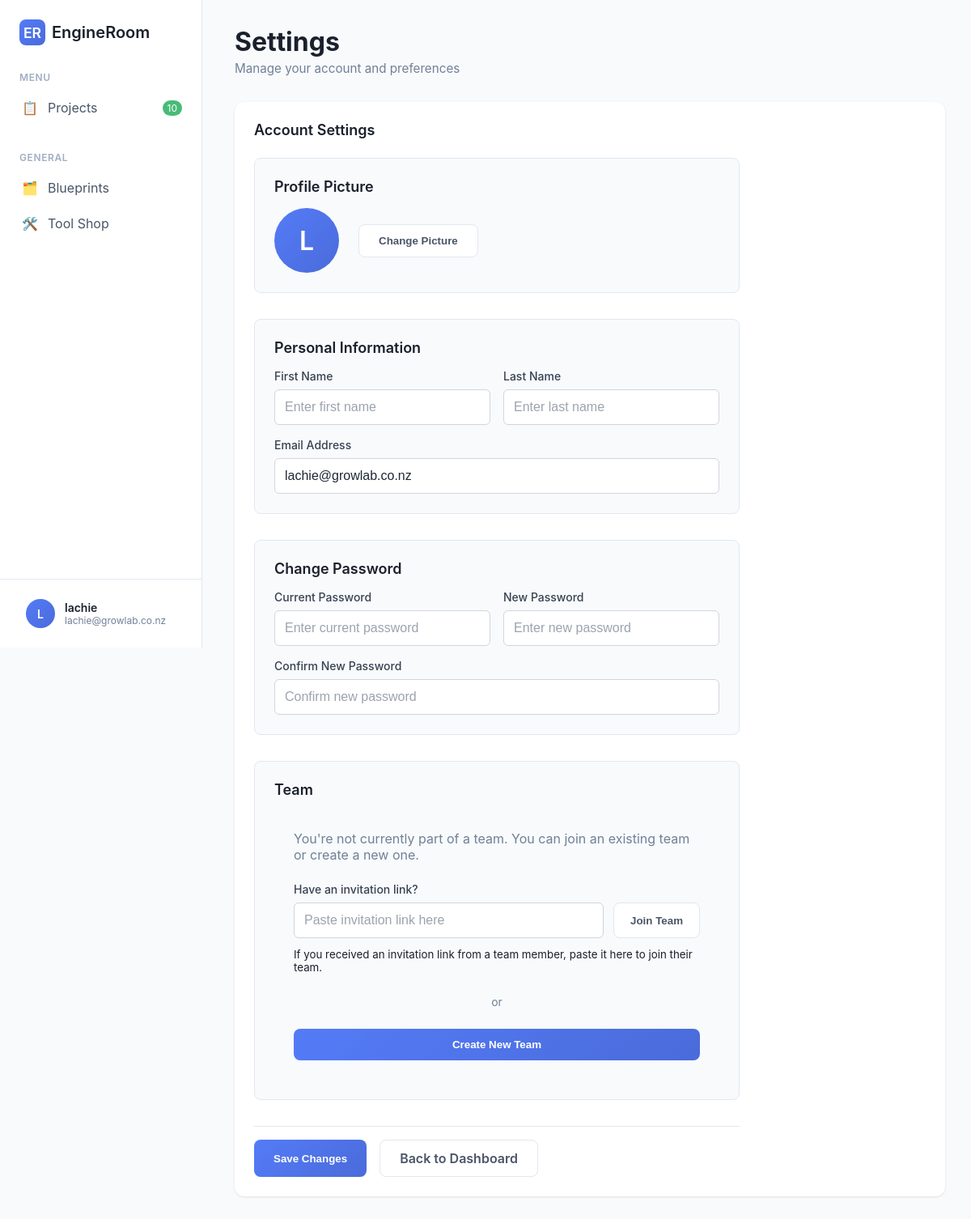
/dashboard-settings (signed in), run on the app's committed database.
### tables this page shows
CREATE TABLE users (
                        id INTEGER PRIMARY KEY AUTOINCREMENT,
                        username TEXT UNIQUE NOT NULL,
                        password_hash TEXT NOT NULL,
                        email TEXT,
                        created_at DATETIME DEFAULT CURRENT_TIMESTAMP,
                        last_login DATETIME
                    , role TEXT DEFAULT "member");

### routes/auth_routes.py (the view)
    def handle_dashboard_settings(self):
        try:
            user_info = session.get('user')
            if not user_info:
                from flask import redirect, url_for
                return redirect(url_for('login'))
            user_profile = self.get_user_profile(user_info['id'])
            if user_profile:
                user_info.update(user_profile)
            return render_template('dashboard-settings.html', user=user_info)
        except Exception as e:
            app_logger.error("Failed to render dashboard settings page", e)
            return "Dashboard settings error", 500

### database.py (called while the page is built, shortened)
    def get_connection(self):
        return self._local.connection

    @contextmanager
    def get_cursor(self):
        conn = self.get_connection()
        cursor = conn.cursor()
        try:
            yield cursor
            conn.commit()
        except Exception as e:
            conn.rollback()
            app_logger.error(f"Database operation failed: {e}")
            raise DatabaseError(f"Database operation failed: {e}")
        finally:
            cursor.close()

### templates/dashboard-settings.html (shortened to what this page needs)
<!DOCTYPE html>
<html lang="en">
<head>
</head>
<body>
    <div class="sidebar">
        <div class="logo">
            <div class="logo-icon">ER</div>
            <span class="logo-text">EngineRoom</span>
        </div>
        <div class="menu-section">
            <div class="menu-title">Menu</div>
            <a href="/dashboard" class="menu-item">
                <div class="icon">📋</div>
                Projects
                <div class="badge" id="projectCounter">0</div>
            </a>
        </div>
        <div class="menu-section">
            <div class="menu-title">General</div>
            <a href="/blueprints" class="menu-item">
                <div class="icon">🗂️</div>
                Blueprints
            </a>
            <a href="/toolshop" class="menu-item">
                <div class="icon">🛠️</div>
                Tool Shop
            </a>
        </div>
        <div class="user-profile">
            <div class="user-dropdown">
                <div class="user-dropdown-toggle" id="userProfileDropdownToggle">
                    <div class="user-avatar" id="sidebarProfilePicture">
                        {% if user.profile_picture %}
                            <img src="{{ user.profile_picture }}" alt="Profile Picture" style="width: 100%; height: 100%; object-fit: cover; border-radius: 50%;">
                        {% else %}
                            {{ user.username[0].upper() if user else 'U' }}
                        {% endif %}
                    </div>
                    <div class="user-info">
                        <div class="user-name">{{ user.first_name if user and user.first_name else user.username if user else 'Guest' }}</div>
                        <div class="user-email">{{ user.email if user and user.email else user.username + '@engineroom.com' if user else 'user@engineroom.com' }}</div>
                    </div>
                </div>
            </div>
        </div>
    </div>
    <div class="main-content">
        <div class="header">
            <div class="header-left">
                <h1>Settings</h1>
                <p>Manage your account and preferences</p>
            </div>
        </div>
        <div class="content-grid">
            <div class="content-card">
                <div class="card-header">
                    <h3 class="card-title">Account Settings</h3>
                </div>
                <div class="settings-content">
                    <form id="settingsForm" class="settings-form">
                        <div class="settings-section">
                            <h4 class="settings-section-title">Profile Picture</h4>
                            <div class="profile-picture-section">
                                <div class="current-avatar">
                                    <div class="user-avatar large" id="currentProfilePicture">
                                        {% if user.profile_picture %}
                                            <img src="{{ user.profile_picture }}" alt="Profile Picture" style="width: 100%; height: 100%; object-fit: cover; border-radius: 50%;">
                                        {% else %}
                                            {{ user.username[0].upper() if user else 'U' }}
                                        {% endif %}
                                    </div>
                                </div>
                                <div class="profile-picture-actions">
                                    <button type="button" class="btn btn-secondary" onclick="document.getElementById('profilePictureInput').click()">
                                        Change Picture
                                    </button>
                                </div>
                            </div>
                        </div>
                        <div class="settings-section">
                            <h4 class="settings-section-title">Personal Information</h4>
                            <div class="form-grid">
                                <div class="form-group">
                                    <label for="firstName">First Name</label>
                                    <input type="text" id="firstName" name="firstName" class="form-input" placeholder="Enter first name">
                                </div>
                                <div class="form-group">
                                    <label for="lastName">Last Name</label>
                                    <input type="text" id="lastName" name="lastName" class="form-input" placeholder="Enter last name">
                                </div>
                                <div class="form-group full-width">
                                    <label for="email">Email Address</label>
                                    <input type="email" id="email" name="email" class="form-input" value="{{ user.email if user and user.email else '' }}" placeholder="Enter email address">
                                </div>
                            </div>
                        </div>
                        <div class="settings-section">
                            <h4 class="settings-section-title">Change Password</h4>
                            <div class="form-grid">
                                <div class="form-group">
                                    <label for="currentPassword">Current Password</label>
                                    <input type="password" id="currentPassword" name="currentPassword" class="form-input" placeholder="Enter current password">
                                </div>
                                <div class="form-group">
                                    <label for="newPassword">New Password</label>
                                    <input type="password" id="newPassword" name="newPassword" class="form-input" placeholder="Enter new password">
                                </div>
                                <div class="form-group full-width">
                                    <label for="confirmPassword">Confirm New Password</label>
                                    <input type="password" id="confirmPassword" name="confirmPassword" class="form-input" placeholder="Confirm new password">
                                </div>
                            </div>
                        </div>
                        <div class="settings-section" id="teamSection">
                            <h4 class="settings-section-title">Team</h4>
                            <div id="teamContent" style="padding: 1.5rem;">
                                <div id="noTeamContent" style="display: none;">
                            <p style="color: #718096; margin-bottom: 1.5rem;">You're not currently part of a team. You can join an existing team or create a new one.</p>
                            <div class="form-group" style="margin-bottom: 1.5rem;">
                                <label for="invitationTokenInput">Have an invitation link?</label>
                                <div style="display: flex; gap: 12px; align-items: stretch; margin-bottom: 12px;">
                                    <input type="text" id="invitationTokenInput" class="form-input" placeholder="Paste invitation link here" style="flex: 1; height: 44px;">
                                    <button type="button" class="btn btn-secondary" onclick="applyInvitationToken()" style="white-space: nowrap; height: 44px; padding: 0 20px;">
                                        Join Team
                                    </button>
                                </div>
                                <small>If you received an invitation link from a team member, paste it here to join their team.</small>
                            </div>
                            <div style="text-align: center; margin: 1.5rem 0;">
                                <span style="color: #718096; font-size: 0.875rem;">or</span>
                            </div>
                            <div style="text-align: center;">
                                <button type="button" class="btn btn-primary" onclick="showCreateTeamModal()" style="width: 100%; display: flex; align-items: center; justify-content: center;">
                                    Create New Team
                                </button>
                            </div>
                        </div>
                            </div>
                        </div>
                        <div class="settings-actions">
                            <button type="submit" class="btn btn-primary">Save Changes</button>
                            <a href="/dashboard" class="btn btn-secondary">Back to Dashboard</a>
                        </div>
                    </form>
                </div>
            </div>
        </div>
    </div>
</body>
</html>

### data on the page
users: username "L", username "lachie", email "lachie@growlab.co.nz"
